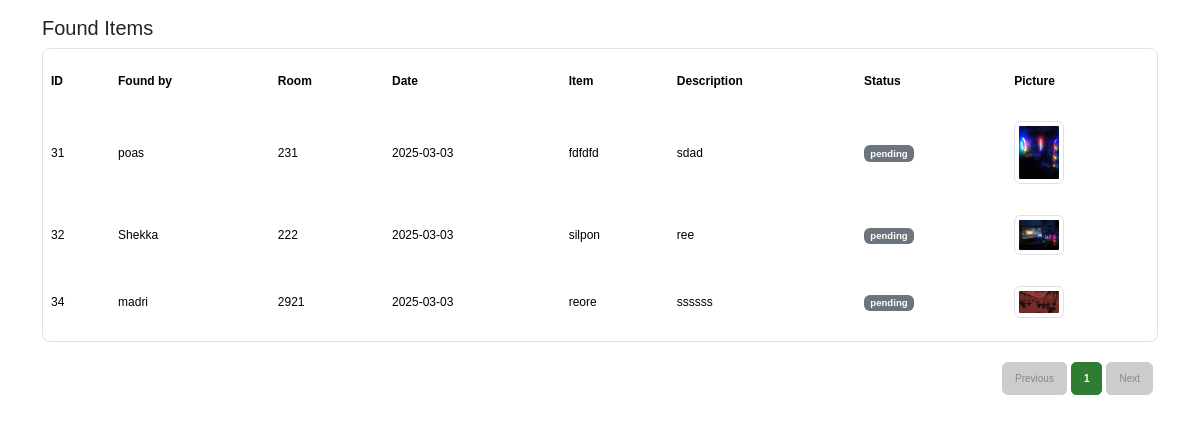
/founds.php (signed in), run on the app's committed database.
### tables this page shows
CREATE TABLE `lost_and_found` (
  `id` int(11) NOT NULL,
  `found_by` varchar(20) NOT NULL,
  `type` varchar(20) NOT NULL,
  `room` varchar(20) NOT NULL,
  `date` date NOT NULL,
  `item` varchar(20) NOT NULL,
  `description` varchar(200) NOT NULL,
  `status` varchar(20) NOT NULL,
  `picture` varchar(500) NOT NULL,
  `action` varchar(20) NOT NULL
);

### founds.php (the view, shortened to what this page needs)
<?php
require_once('database.php');
$limit = 5;
$page = isset($_GET['page']) ? (int)$_GET['page'] : 1;
$offset = ($page - 1) * $limit;
$sql = "SELECT * FROM lost_and_found WHERE type = 'Found' LIMIT $limit OFFSET $offset";
$result = $conn->query($sql);
$totalResult = $conn->query("SELECT COUNT(*) as total FROM lost_and_found WHERE type = 'Found'");
$totalRows = $totalResult->fetch_assoc()['total'];
$totalPages = ceil($totalRows / $limit);
?>
<!DOCTYPE html>
<html lang="en">
<head>
    <link rel="stylesheet" href="https://cdn.jsdelivr.net/npm/bootstrap@5.3.3/dist/css/bootstrap.min.css">
    <link rel="stylesheet" href="https://cdnjs.cloudflare.com/ajax/libs/font-awesome/6.6.0/css/all.min.css" />
    <link href='https://unpkg.com/boxicons@2.0.9/css/boxicons.min.css' rel='stylesheet'>
    <link rel="stylesheet" href="css/found.css">
</head>
<body>
    <div class="container mt-3">
        <h5>Found Items</h5>
        <table class="table table-hover border table-bordered">
            <thead>
                <tr>
                    <th>ID</th>
                    <th>Found by</th>
                    <th>Room</th>
                    <th>Date</th>
                    <th>Item</th>
                    <th>Description</th>
                    <th>Status</th>
                    <th>Picture</th>
                </tr>
            </thead>
            <tbody>
                <?php if ($result->num_rows > 0): ?>
                    <?php while ($row = $result->fetch_assoc()): ?>
                        <tr>
                            <td><?= htmlspecialchars($row['id']); ?></td>
                            <td><?= htmlspecialchars($row['found_by']); ?></td>
                            <td><?= htmlspecialchars($row['room']); ?></td>
                            <td><?= htmlspecialchars($row['date']); ?></td>
                            <td><?= htmlspecialchars($row['item']); ?></td>
                            <td><?= htmlspecialchars($row['description']); ?></td>
                            <td>
                                <span class="badge text-bg-<?= ($row['status'] == 'pending') ? 'secondary' : 'success'; ?>"><?= htmlspecialchars($row['status']); ?></span>
                            </td>
                            <td>
                                <?php if (!empty($row['picture'])): ?>
                                    <img src="<?= htmlspecialchars($row['picture']); ?>"
                                         class="img-thumbnail" width="50" height="50"
                                         data-bs-toggle="modal" data-bs-target="#imageModal"
                                         onclick="showImageInModal('<?= htmlspecialchars($row['picture']); ?>')">
                                <?php else: ?>
                                    <span class="text-muted">No Image</span>
                                <?php endif; ?>
                            </td>
                        </tr>
                    <?php endwhile; ?>
                <?php else: ?>
                    <tr><td colspan='8' class="text-center">No records found.</td></tr>
                <?php endif; ?>
            </tbody>
        </table>
        <nav class="pagination-container">
            <ul class="pagination custom-pagination">
                <li class="page-item <?= ($page <= 1) ? 'disabled' : ''; ?>">
                    <a class="page-link" href="?tab=found&page=<?= $page - 1; ?>">Previous</a>
                </li>
                <?php for ($i = 1; $i <= $totalPages; $i++): ?>
                    <li class="page-item <?= ($i === $page) ? 'active' : ''; ?>">
                        <a class="page-link" href="?tab=found&page=<?= $i; ?>"><?= $i; ?></a>
                    </li>
                <?php endfor; ?>
                <li class="page-item <?= ($page >= $totalPages) ? 'disabled' : ''; ?>">
                    <a class="page-link" href="?tab=found&page=<?= $page + 1; ?>">Next</a>
                </li>
            </ul>
        </nav>
    </div>
</body>
</html>

### css/found.css (style rules this page uses)
body { font-family: 'Poppins', sans-serif; }
.pagination-container { display: flex; justify-content: flex-end; margin-top: 20px; }
.custom-pagination .page-link { color: #fff; background-color: #4CAF50; border: 1px solid #4CAF50; padding: 8px 12px; border-radius: 5px; transition: background-color 0.3s ease, color 0.3s ease; margin: 0 5px; text-decoration: none; font-size: 10px; }
.custom-pagination .active .page-link { background-color: #2e7d32; border-color: #2e7d32; color: #fff; font-weight: bold; }
.custom-pagination .disabled .page-link { background-color: #ccc; color: #888; border-color: #ccc; pointer-events: none; cursor: not-allowed; }
table th, table td { white-space: nowrap; }
.table { border-radius: 0.5rem; border: none; font-size: 12px; border-collapse: separate; border-spacing: 0 15px; }
.table th, .table td { vertical-align: middle; border: none; }
.table tbody tr { transition: background-color 0.3s ease; }
.badge { font-size: 0.6rem; }

### data on the page
lost_and_found: id "31", found_by "poas", room "231", date "2025-03-03", item "fdfdfd", description "sdad", status "pending", picture (picture)
lost_and_found: id "32", found_by "Shekka", room "222", date "2025-03-03", item "silpon", description "ree", status "pending", picture (picture)
lost_and_found: id "34", found_by "madri", room "2921", date "2025-03-03", item "reore", description "ssssss", status "pending", picture (picture)
